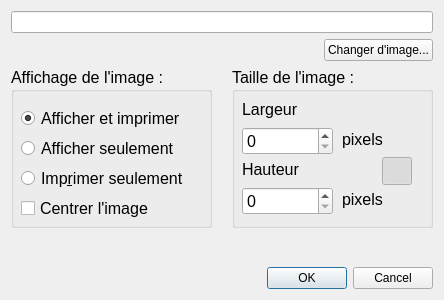
<?xml version="1.0" encoding="UTF-8"?>
<ui version="4.0">
 <class>InsertPicture</class>
 <widget class="QDialog" name="InsertPicture">
  <property name="geometry">
   <rect>
    <x>0</x>
    <y>0</y>
    <width>444</width>
    <height>300</height>
   </rect>
  </property>
  <property name="minimumSize">
   <size>
    <width>444</width>
    <height>300</height>
   </size>
  </property>
  <property name="maximumSize">
   <size>
    <width>444</width>
    <height>300</height>
   </size>
  </property>
  <property name="windowTitle">
   <string>Configuration de l'image</string>
  </property>
  <layout class="QHBoxLayout" name="horizontalLayout_4">
   <item>
    <layout class="QVBoxLayout" name="verticalLayout">
     <item>
      <widget class="QLineEdit" name="filename">
       <property name="readOnly">
        <bool>true</bool>
       </property>
      </widget>
     </item>
     <item>
      <layout class="QHBoxLayout" name="horizontalLayout">
       <item>
        <spacer name="horizontalSpacer_2">
         <property name="orientation">
          <enum>Qt::Horizontal</enum>
         </property>
         <property name="sizeHint" stdset="0">
          <size>
           <width>40</width>
           <height>20</height>
          </size>
         </property>
        </spacer>
       </item>
       <item>
        <widget class="QPushButton" name="changePicture">
         <property name="text">
          <string>Changer d'image...</string>
         </property>
        </widget>
       </item>
      </layout>
     </item>
     <item>
      <layout class="QHBoxLayout" name="horizontalLayout_2">
       <item>
        <widget class="QGroupBox" name="groupBox">
         <property name="minimumSize">
          <size>
           <width>201</width>
           <height>161</height>
          </size>
         </property>
         <property name="maximumSize">
          <size>
           <width>201</width>
           <height>161</height>
          </size>
         </property>
         <property name="font">
          <font>
           <pointsize>12</pointsize>
          </font>
         </property>
         <property name="title">
          <string>Affichage de l'image :</string>
         </property>
         <widget class="QRadioButton" name="printAll">
          <property name="geometry">
           <rect>
            <x>10</x>
            <y>40</y>
            <width>191</width>
            <height>23</height>
           </rect>
          </property>
          <property name="text">
           <string>Afficher et imprimer</string>
          </property>
          <property name="checked">
           <bool>true</bool>
          </property>
         </widget>
         <widget class="QRadioButton" name="noPrint">
          <property name="geometry">
           <rect>
            <x>10</x>
            <y>70</y>
            <width>191</width>
            <height>23</height>
           </rect>
          </property>
          <property name="text">
           <string>Afficher seulement</string>
          </property>
          <property name="checked">
           <bool>false</bool>
          </property>
         </widget>
         <widget class="QRadioButton" name="printOnly">
          <property name="geometry">
           <rect>
            <x>10</x>
            <y>100</y>
            <width>191</width>
            <height>23</height>
           </rect>
          </property>
          <property name="text">
           <string>Imp&amp;rimer seulement</string>
          </property>
         </widget>
         <widget class="QCheckBox" name="centerImg">
          <property name="geometry">
           <rect>
            <x>10</x>
            <y>130</y>
            <width>191</width>
            <height>23</height>
           </rect>
          </property>
          <property name="text">
           <string>Centrer l'image</string>
          </property>
         </widget>
        </widget>
       </item>
       <item>
        <spacer name="horizontalSpacer">
         <property name="orientation">
          <enum>Qt::Horizontal</enum>
         </property>
         <property name="sizeHint" stdset="0">
          <size>
           <width>13</width>
           <height>158</height>
          </size>
         </property>
        </spacer>
       </item>
       <item>
        <widget class="QGroupBox" name="groupBox_2">
         <property name="minimumSize">
          <size>
           <width>201</width>
           <height>161</height>
          </size>
         </property>
         <property name="maximumSize">
          <size>
           <width>201</width>
           <height>161</height>
          </size>
         </property>
         <property name="font">
          <font>
           <pointsize>12</pointsize>
          </font>
         </property>
         <property name="title">
          <string>Taille de l'image :</string>
         </property>
         <widget class="QLabel" name="label">
          <property name="geometry">
           <rect>
            <x>10</x>
            <y>30</y>
            <width>61</width>
            <height>25</height>
           </rect>
          </property>
          <property name="text">
           <string>Largeur :</string>
          </property>
         </widget>
         <widget class="QLabel" name="label_2">
          <property name="geometry">
           <rect>
            <x>10</x>
            <y>90</y>
            <width>61</width>
            <height>25</height>
           </rect>
          </property>
          <property name="text">
           <string>Hauteur :</string>
          </property>
         </widget>
         <widget class="QSpinBox" name="largeur">
          <property name="geometry">
           <rect>
            <x>10</x>
            <y>60</y>
            <width>91</width>
            <height>28</height>
           </rect>
          </property>
          <property name="maximum">
           <number>1000000000</number>
          </property>
         </widget>
         <widget class="QLabel" name="label_3">
          <property name="geometry">
           <rect>
            <x>110</x>
            <y>60</y>
            <width>61</width>
            <height>25</height>
           </rect>
          </property>
          <property name="text">
           <string>pixels</string>
          </property>
         </widget>
         <widget class="QLabel" name="label_4">
          <property name="geometry">
           <rect>
            <x>110</x>
            <y>120</y>
            <width>61</width>
            <height>25</height>
           </rect>
          </property>
          <property name="text">
           <string>pixels</string>
          </property>
         </widget>
         <widget class="QSpinBox" name="hauteur">
          <property name="geometry">
           <rect>
            <x>10</x>
            <y>120</y>
            <width>91</width>
            <height>28</height>
           </rect>
          </property>
          <property name="maximum">
           <number>1000000000</number>
          </property>
         </widget>
         <widget class="QPushButton" name="keepRatio">
          <property name="geometry">
           <rect>
            <x>150</x>
            <y>90</y>
            <width>30</width>
            <height>28</height>
           </rect>
          </property>
          <property name="toolTip">
           <string>Conserver le ratio</string>
          </property>
          <property name="text">
           <string/>
          </property>
          <property name="icon">
           <iconset resource="../Ressources.qrc">
            <normaloff>:/images/media_aspect_ratio.png</normaloff>:/images/media_aspect_ratio.png</iconset>
          </property>
          <property name="checkable">
           <bool>true</bool>
          </property>
          <property name="checked">
           <bool>true</bool>
          </property>
         </widget>
        </widget>
       </item>
      </layout>
     </item>
     <item>
      <spacer name="verticalSpacer">
       <property name="orientation">
        <enum>Qt::Vertical</enum>
       </property>
       <property name="sizeHint" stdset="0">
        <size>
         <width>17</width>
         <height>13</height>
        </size>
       </property>
      </spacer>
     </item>
     <item>
      <layout class="QHBoxLayout" name="horizontalLayout_3">
       <item>
        <spacer name="horizontalSpacer_3">
         <property name="orientation">
          <enum>Qt::Horizontal</enum>
         </property>
         <property name="sizeHint" stdset="0">
          <size>
           <width>40</width>
           <height>20</height>
          </size>
         </property>
        </spacer>
       </item>
       <item>
        <widget class="QDialogButtonBox" name="buttonBox">
         <property name="standardButtons">
          <set>QDialogButtonBox::Cancel|QDialogButtonBox::Ok</set>
         </property>
        </widget>
       </item>
      </layout>
     </item>
    </layout>
   </item>
  </layout>
 </widget>
 <resources>
  <include location="../Ressources.qrc"/>
 </resources>
 <connections/>
</ui>
